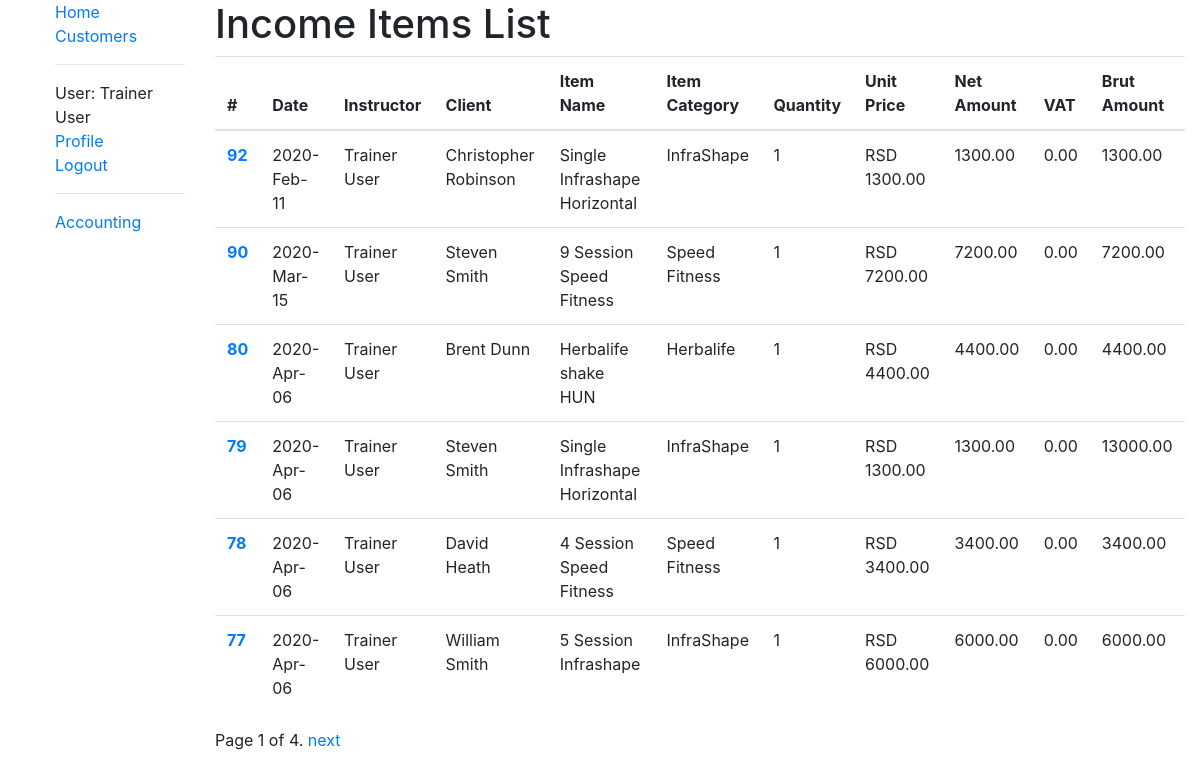
The app's page /accounting/incomeitems/list/ (signed in) with its own data.
### accounting/models.py (models this page shows, shortened)
class IncomeItems(models.Model):
    client = models.ForeignKey(User, on_delete=models.CASCADE, related_name='%(app_label)s_%(class)s_related')
    instructor = models.ForeignKey(User, on_delete=models.CASCADE)
    date = models.DateField(null=True, blank=True, default=djnow())
    item = models.ForeignKey(IncomeCategories, on_delete=models.CASCADE)
    quantity = models.IntegerField(default='0')
    net_amount = models.DecimalField(max_digits=8, decimal_places=2, blank=False, default=Decimal('0.00'))
    vat = models.DecimalField(max_digits=5, decimal_places=2, blank=False, default=Decimal('0.00'))
    brut_amount = models.DecimalField(max_digits=8, decimal_places=2, blank=False, default=Decimal('0.00'))
    class Meta:
        ordering = ['-id', 'date', 'item']
        permissions = (('can_see_all_financials', 'Show all financials'), ('can_see_own_financials', 'Show own financials'))

class IncomeCategories(models.Model):
    name = models.CharField(max_length=200, help_text='Enter a category name', blank=False)
    category_type = models.ForeignKey(CategoryType, on_delete=models.CASCADE, blank=False)
    unit_price = models.DecimalField(max_digits=8, decimal_places=2, blank=False)
    currency = models.CharField(max_length=3, help_text='Enter a currency code', blank=False)
    class Meta:
        ordering = ['category_type']
        permissions = (('can_see_all_financials', 'Show all financials'), ('can_see_own_financials', 'Show own financials'))

class CategoryType(models.Model):
    name = models.CharField(max_length=200, help_text='Enter a category type', blank=False)
    class Meta:
        permissions = (('can_see_all_financials', 'Show all financials'), ('can_see_own_financials', 'Show own financials'))

### accounting/views.py (the view)
# urls.py: path('incomeitems/list/', views.IncomeItemsListView.as_view(), name='incomeitems_list'),
class IncomeItemsListView(LoginRequiredMixin, PermissionRequiredMixin, generic.ListView):
    model = IncomeItems
    permission_required = ('accounting.can_see_own_financials')
    paginate_by = 6
    def get_queryset(self):
        u = self.request.user
        if u.has_perm('accounting.can_see_own_financials') and u.has_perm('accounting.can_see_all_financials'):
            return IncomeItems.objects.all()
        else:
            return IncomeItems.objects.filter(instructor=u)

### customers/models.py (called while the page is built)
    def get_absolute_url(self):
        return reverse('customers:person-detail', args=[str(self.slug)])

### accounting/templates/accounting/incomeitems_list.html (shortened to what this page needs)
{% extends "base_generic.html" %}
{% load crispy_forms_tags %}
{% block content %}
<h1>Income Items List</h1>
{% if incomeitems_list %}
<table class="table table-hover">
    <thead>
      <tr>
        <th scope="col">#</th>
        <th scope="col">Date</th>
        <th scope="col">Instructor</th>
        <th scope="col">Client</th>
        <th scope="col">Item Name</th>
        <th scope="col">Item Category</th>
        <th scope="col">Quantity</th>
        <th scope="col">Unit Price</th>
        <th scope="col">Net Amount</th>
        <th scope="col">VAT</th>
        <th scope="col">Brut Amount</th>
      </tr>
    </thead>
    <tbody>
    {% for incomeitem in incomeitems_list %}
            <tr>
                <th scope="row">
                    <a href="{% url 'accounting:incomeitems_update' incomeitem.id %}">
                        {{ incomeitem.id }}
                    </a>
                </th>
                <td>{{ incomeitem.date|date:"Y-M-d" }}</td>
                <td>{{ incomeitem.instructor.get_full_name }}</td>
                <td>{{ incomeitem.client.get_full_name }}</td>
                <td>{{ incomeitem.item.name }}</td>
                <td>{{ incomeitem.item.category_type.name }}</td>
                <td>{{ incomeitem.quantity }}</td>
                <td>{{ incomeitem.item.currency }} {{ incomeitem.item.unit_price }}</td>
                <td>{{ incomeitem.net_amount }}</td>
                <td>{{ incomeitem.vat }}</td>
                <td>{{ incomeitem.brut_amount }}</td>
            </tr>
  {% endfor %}
</tbody>
</table>
{% else %}
  <p>There are no expense categories available.</p>
{% endif %}
{% endblock %}

### templates/base_generic.html (shortened to what this page needs)
<!DOCTYPE html>
<html lang="en">
<head>
  <link rel="stylesheet" href="https://stackpath.bootstrapcdn.com/bootstrap/4.1.3/css/bootstrap.min.css">
  <link href="http://cdn.pydata.org/bokeh/release/bokeh-0.12.0.min.css" rel="stylesheet" type="text/css">
  <!-- {% load static %}
  <link rel="stylesheet" href="{% static 'css/styles.css' %}"> -->
</head>
<body>
  <div class="container-fluid">
    <div class="row">
      <div class="col-sm-2">
      {% block sidebar %}
        <ul class="sidebar-nav" style="list-style-type: none;">
          <li><a href="{% url 'index' %}">Home</a></li>
          <li><a href="{% url 'customers:customers-list' %}">Customers</a></li>
          <hr>
          {% if user.is_authenticated %}
            <li>User: {{user.get_full_name}}</li>
            <li><a href="{{ user.person.get_absolute_url}}">Profile</a></li>
            <li><a href="{% url 'logout' %}">Logout</a></li>
          {% else %}
            <li><a href="{% url 'login' %}">Login</a></li>
            <li><a href="{% url 'signup' %}">Sign Up</a></li>
          {% endif %}
          <hr>
          {% if perms.customers.can_see_own_financials %}
            <li><a href="{% url 'accounting:accounting' %}">Accounting</a></li>
          {% endif %}
        </ul>
     {% endblock %}
      </div>
      <div class="col-sm-10 ">{% block content %}{% endblock %}
        {% block pagination %}
        {% if is_paginated %}
          <div class="pagination">
            <span class="page-links">
              <span class="page-current">
                Page {{ page_obj.number }} of {{ page_obj.paginator.num_pages }}.
              </span>
              {% if page_obj.has_next %}
                <a href="{{ request.path }}?page={{ page_obj.next_page_number }} ">next</a>
              {% endif %}
            </span>
          </div>
        {% endif %}
      {% endblock %}
      </div>
    </div>
  </div>
</body>
</html>

### records on screen
IncomeItems: id "92", date "2020-Feb-11", instructor.get_full_name "Trainer User", client.get_full_name "Christopher Robinson", item.name "Single Infrashape Horizontal", item.category_type.name "InfraShape", quantity "1", item.currency "RSD", item.unit_price "1300.00", net_amount "1300.00", vat "0.00", brut_amount "1300.00"
IncomeItems: id "90", date "2020-Mar-15", instructor.get_full_name "Trainer User", client.get_full_name "Steven Smith", item.name "9 Session Speed Fitness", item.category_type.name "Speed Fitness", quantity "1", item.currency "RSD", item.unit_price "7200.00", net_amount "7200.00", vat "0.00", brut_amount "7200.00"
IncomeItems: id "80", date "2020-Apr-06", instructor.get_full_name "Trainer User", client.get_full_name "Brent Dunn", item.name "Herbalife shake HUN", item.category_type.name "Herbalife", quantity "1", item.currency "RSD", item.unit_price "4400.00", net_amount "4400.00", vat "0.00", brut_amount "4400.00"
IncomeItems: id "79", date "2020-Apr-06", instructor.get_full_name "Trainer User", client.get_full_name "Steven Smith", item.name "Single Infrashape Horizontal", item.category_type.name "InfraShape", quantity "1", item.currency "RSD", item.unit_price "1300.00", net_amount "1300.00", vat "0.00", brut_amount "13000.00"
IncomeItems: id "78", date "2020-Apr-06", instructor.get_full_name "Trainer User", client.get_full_name "David Heath", item.name "4 Session Speed Fitness", item.category_type.name "Speed Fitness", quantity "1", item.currency "RSD", item.unit_price "3400.00", net_amount "3400.00", vat "0.00", brut_amount "3400.00"
IncomeItems: id "77", date "2020-Apr-06", instructor.get_full_name "Trainer User", client.get_full_name "William Smith", item.name "5 Session Infrashape", item.category_type.name "InfraShape", quantity "1", item.currency "RSD", item.unit_price "6000.00", net_amount "6000.00", vat "0.00", brut_amount "6000.00"

### other values on screen
{{ user.get_full_name }} "Trainer User"
{{ page_obj.number }} "1"
{{ page_obj.paginator.num_pages }} "4"
